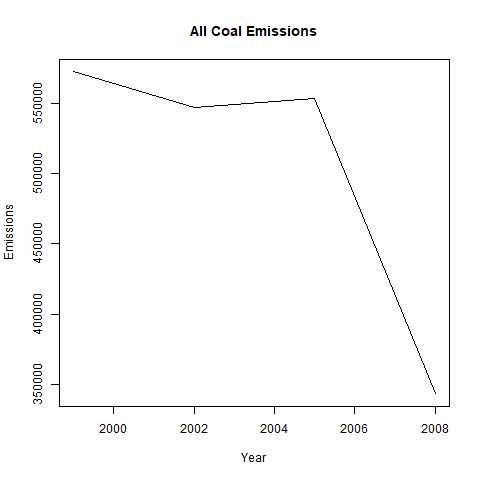

This chart was generated by the following R code:
plot4 <- function(){
    source(paste0(c(getwd(), "read_data.R"), collapse="/"))
    source(paste0(c(getwd(), "png.R"), collapse="/"))
    readData()

    ## Get all the SCCs for coal-related items
    coal_sccs <- scc[grep("coal", scc$EI.Sector, ignore.case=T),]$SCC

    ## Aggregate emissions by year for coal-related SCCs
    agg <- aggregate(Emissions ~ year, data=nei[nei$SCC %in% coal_sccs,], sum)

    openpng("plot4.png")
        plot(agg$year, agg$Emissions, type="l", ylab="Emissions", xlab="Year", main="All Coal Emissions")
    closepng()
}
